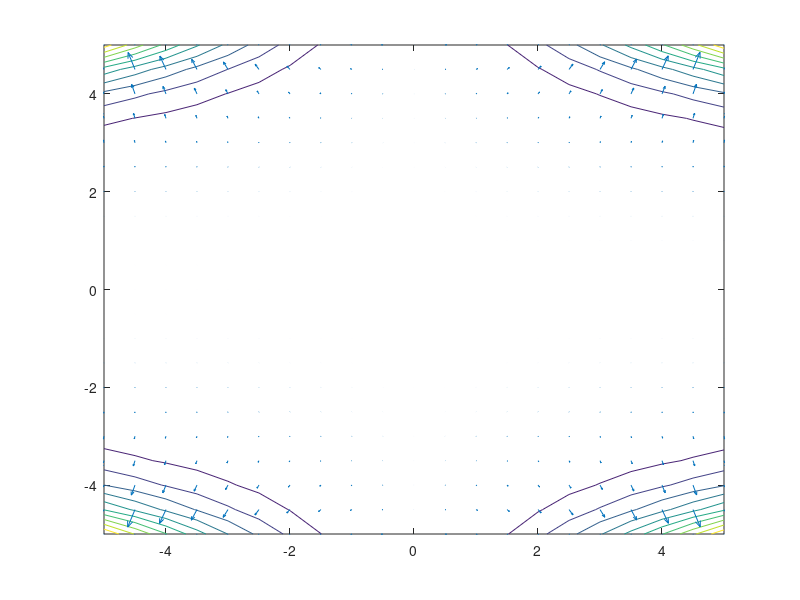

The MATLAB source for this figure: (Note: this script raises an error after producing the figure.)
% Plot the trajectory of Anti-Gradient Descent
[x,y] = meshgrid(-5:.5:5);

z = (1.5 - x + x.*y).^2 + (2.25 - x + x.*y.^2).^2 + (2.625 - x + x.*y.^3).^2;
figure(1)
hold off
contour(x, y, z)
[dx, dy] = gradient(z, .2, .2);
hold on
quiver(x, y, dx, dy)

% set the initial point
x=[4, 4];
% dummy variable required for the iterative process
xs = x;
% the number of iterations
itsk = 100;
% the step size
step = 0.00001;

for i=1:itsk

 % compute the next point
 x = xs - step*gradient1(xs);
 
 % plot the step
 plot([xs(1),x(1)],[xs(2),x(2)],'r',[xs(1),x(1)],[xs(2),x(2)],'ro')
 
 % refresh the variables
 xs = x;
 fprintf("Nr. %d x = %d, y = %d\n", i, xs(1), xs(2))
end
